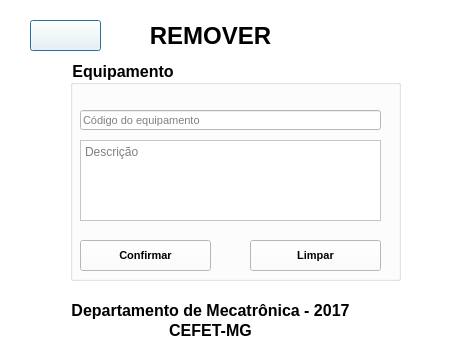
<?xml version="1.0" encoding="UTF-8"?>
<ui version="4.0">
 <class>RemoveEquip</class>
 <widget class="QDialog" name="RemoveEquip">
  <property name="geometry">
   <rect>
    <x>0</x>
    <y>0</y>
    <width>455</width>
    <height>359</height>
   </rect>
  </property>
  <property name="windowTitle">
   <string>Dialog</string>
  </property>
  <property name="styleSheet">
   <string notr="true">background-color: rgb(255, 255, 255);</string>
  </property>
  <widget class="QLabel" name="label_3">
   <property name="geometry">
    <rect>
     <x>0</x>
     <y>320</y>
     <width>421</width>
     <height>20</height>
    </rect>
   </property>
   <property name="font">
    <font>
     <pointsize>12</pointsize>
     <weight>75</weight>
     <bold>true</bold>
    </font>
   </property>
   <property name="text">
    <string>CEFET-MG</string>
   </property>
   <property name="alignment">
    <set>Qt::AlignCenter</set>
   </property>
  </widget>
  <widget class="QLabel" name="label">
   <property name="geometry">
    <rect>
     <x>0</x>
     <y>20</y>
     <width>421</width>
     <height>31</height>
    </rect>
   </property>
   <property name="palette">
    <palette>
     <active>
      <colorrole role="Button">
       <brush brushstyle="SolidPattern">
        <color alpha="255">
         <red>255</red>
         <green>255</green>
         <blue>255</blue>
        </color>
       </brush>
      </colorrole>
      <colorrole role="Base">
       <brush brushstyle="SolidPattern">
        <color alpha="255">
         <red>255</red>
         <green>255</green>
         <blue>255</blue>
        </color>
       </brush>
      </colorrole>
      <colorrole role="Window">
       <brush brushstyle="SolidPattern">
        <color alpha="255">
         <red>255</red>
         <green>255</green>
         <blue>255</blue>
        </color>
       </brush>
      </colorrole>
     </active>
     <inactive>
      <colorrole role="Button">
       <brush brushstyle="SolidPattern">
        <color alpha="255">
         <red>255</red>
         <green>255</green>
         <blue>255</blue>
        </color>
       </brush>
      </colorrole>
      <colorrole role="Base">
       <brush brushstyle="SolidPattern">
        <color alpha="255">
         <red>255</red>
         <green>255</green>
         <blue>255</blue>
        </color>
       </brush>
      </colorrole>
      <colorrole role="Window">
       <brush brushstyle="SolidPattern">
        <color alpha="255">
         <red>255</red>
         <green>255</green>
         <blue>255</blue>
        </color>
       </brush>
      </colorrole>
     </inactive>
     <disabled>
      <colorrole role="Button">
       <brush brushstyle="SolidPattern">
        <color alpha="255">
         <red>255</red>
         <green>255</green>
         <blue>255</blue>
        </color>
       </brush>
      </colorrole>
      <colorrole role="Base">
       <brush brushstyle="SolidPattern">
        <color alpha="255">
         <red>255</red>
         <green>255</green>
         <blue>255</blue>
        </color>
       </brush>
      </colorrole>
      <colorrole role="Window">
       <brush brushstyle="SolidPattern">
        <color alpha="255">
         <red>255</red>
         <green>255</green>
         <blue>255</blue>
        </color>
       </brush>
      </colorrole>
     </disabled>
    </palette>
   </property>
   <property name="font">
    <font>
     <pointsize>18</pointsize>
     <weight>75</weight>
     <bold>true</bold>
    </font>
   </property>
   <property name="text">
    <string>REMOVER</string>
   </property>
   <property name="alignment">
    <set>Qt::AlignCenter</set>
   </property>
  </widget>
  <widget class="QPushButton" name="pushButton">
   <property name="geometry">
    <rect>
     <x>30</x>
     <y>20</y>
     <width>71</width>
     <height>31</height>
    </rect>
   </property>
   <property name="minimumSize">
    <size>
     <width>61</width>
     <height>31</height>
    </size>
   </property>
   <property name="maximumSize">
    <size>
     <width>100</width>
     <height>100</height>
    </size>
   </property>
   <property name="styleSheet">
    <string notr="true">background-image: url(:/img/img/voltar.png);</string>
   </property>
   <property name="text">
    <string/>
   </property>
  </widget>
  <widget class="QGroupBox" name="groupBox">
   <property name="geometry">
    <rect>
     <x>70</x>
     <y>60</y>
     <width>331</width>
     <height>221</height>
    </rect>
   </property>
   <property name="font">
    <font>
     <pointsize>12</pointsize>
     <weight>75</weight>
     <bold>true</bold>
    </font>
   </property>
   <property name="title">
    <string>Equipamento</string>
   </property>
   <widget class="QLineEdit" name="lineEdit_2">
    <property name="geometry">
     <rect>
      <x>10</x>
      <y>50</y>
      <width>301</width>
      <height>20</height>
     </rect>
    </property>
    <property name="font">
     <font>
      <pointsize>8</pointsize>
      <weight>50</weight>
      <bold>false</bold>
     </font>
    </property>
    <property name="text">
     <string/>
    </property>
    <property name="placeholderText">
     <string>Código do equipamento</string>
    </property>
   </widget>
   <widget class="QPushButton" name="pushButton_4">
    <property name="geometry">
     <rect>
      <x>10</x>
      <y>180</y>
      <width>131</width>
      <height>31</height>
     </rect>
    </property>
    <property name="font">
     <font>
      <pointsize>8</pointsize>
      <weight>75</weight>
      <bold>true</bold>
     </font>
    </property>
    <property name="text">
     <string>Confirmar</string>
    </property>
   </widget>
   <widget class="QTextEdit" name="textEdit">
    <property name="geometry">
     <rect>
      <x>10</x>
      <y>80</y>
      <width>301</width>
      <height>81</height>
     </rect>
    </property>
    <property name="placeholderText">
     <string>Descrição</string>
    </property>
   </widget>
   <widget class="QPushButton" name="pushButton_5">
    <property name="geometry">
     <rect>
      <x>180</x>
      <y>180</y>
      <width>131</width>
      <height>31</height>
     </rect>
    </property>
    <property name="font">
     <font>
      <pointsize>8</pointsize>
      <weight>75</weight>
      <bold>true</bold>
     </font>
    </property>
    <property name="text">
     <string>Limpar</string>
    </property>
   </widget>
  </widget>
  <widget class="QLabel" name="label_2">
   <property name="geometry">
    <rect>
     <x>0</x>
     <y>300</y>
     <width>421</width>
     <height>20</height>
    </rect>
   </property>
   <property name="font">
    <font>
     <pointsize>12</pointsize>
     <weight>75</weight>
     <bold>true</bold>
    </font>
   </property>
   <property name="text">
    <string>Departamento de Mecatrônica - 2017</string>
   </property>
   <property name="alignment">
    <set>Qt::AlignCenter</set>
   </property>
  </widget>
 </widget>
 <resources/>
 <connections>
  <connection>
   <sender>pushButton</sender>
   <signal>clicked()</signal>
   <receiver>RemoveEquip</receiver>
   <slot>close()</slot>
   <hints>
    <hint type="sourcelabel">
     <x>45</x>
     <y>38</y>
    </hint>
    <hint type="destinationlabel">
     <x>36</x>
     <y>97</y>
    </hint>
   </hints>
  </connection>
  <connection>
   <sender>pushButton_5</sender>
   <signal>clicked()</signal>
   <receiver>textEdit</receiver>
   <slot>clear()</slot>
   <hints>
    <hint type="sourcelabel">
     <x>300</x>
     <y>253</y>
    </hint>
    <hint type="destinationlabel">
     <x>248</x>
     <y>179</y>
    </hint>
   </hints>
  </connection>
  <connection>
   <sender>pushButton_5</sender>
   <signal>clicked()</signal>
   <receiver>lineEdit_2</receiver>
   <slot>clear()</slot>
   <hints>
    <hint type="sourcelabel">
     <x>353</x>
     <y>247</y>
    </hint>
    <hint type="destinationlabel">
     <x>317</x>
     <y>123</y>
    </hint>
   </hints>
  </connection>
 </connections>
</ui>
